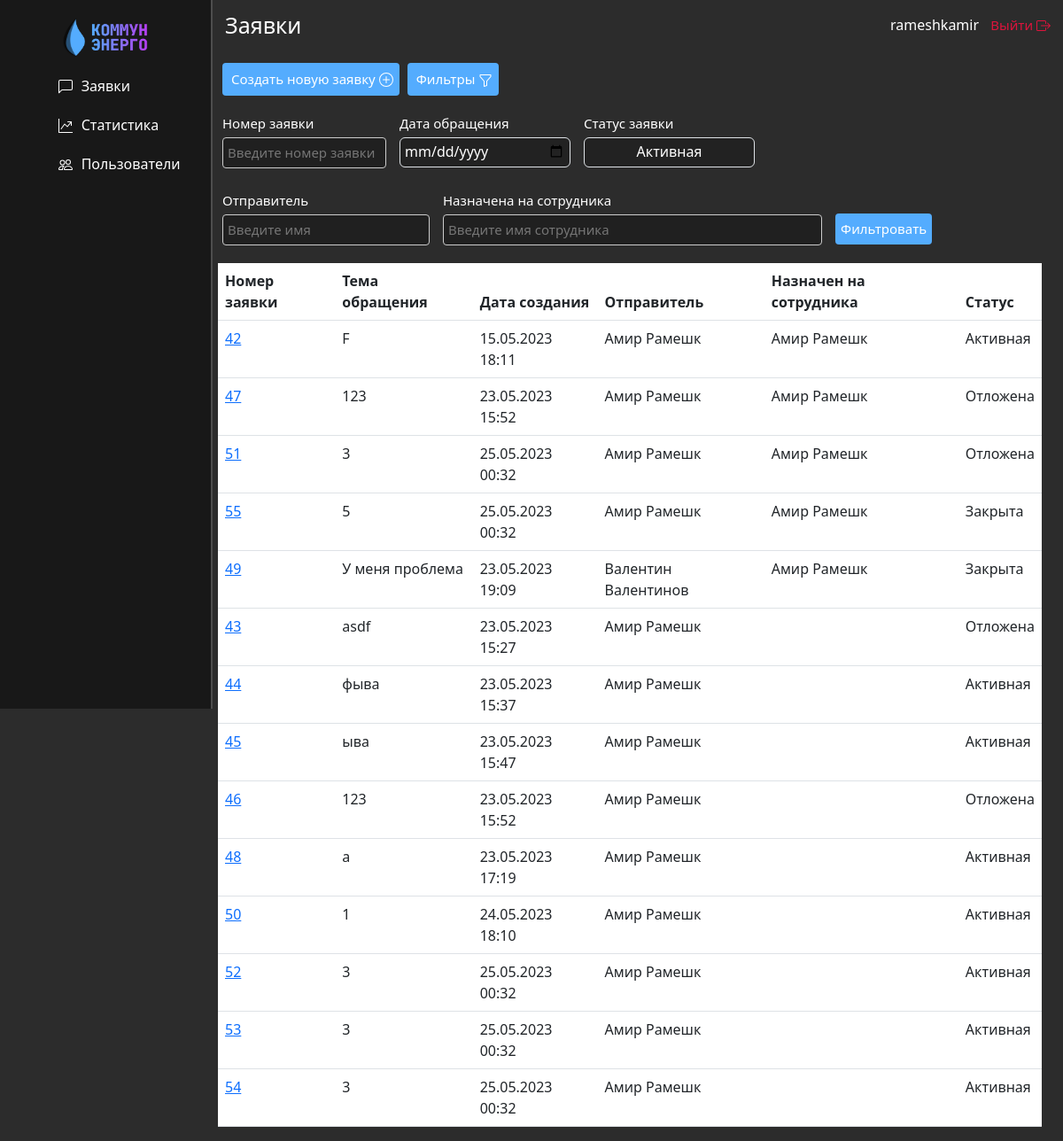
/messages/ (signed in), run on an earlier commit of the app's database.
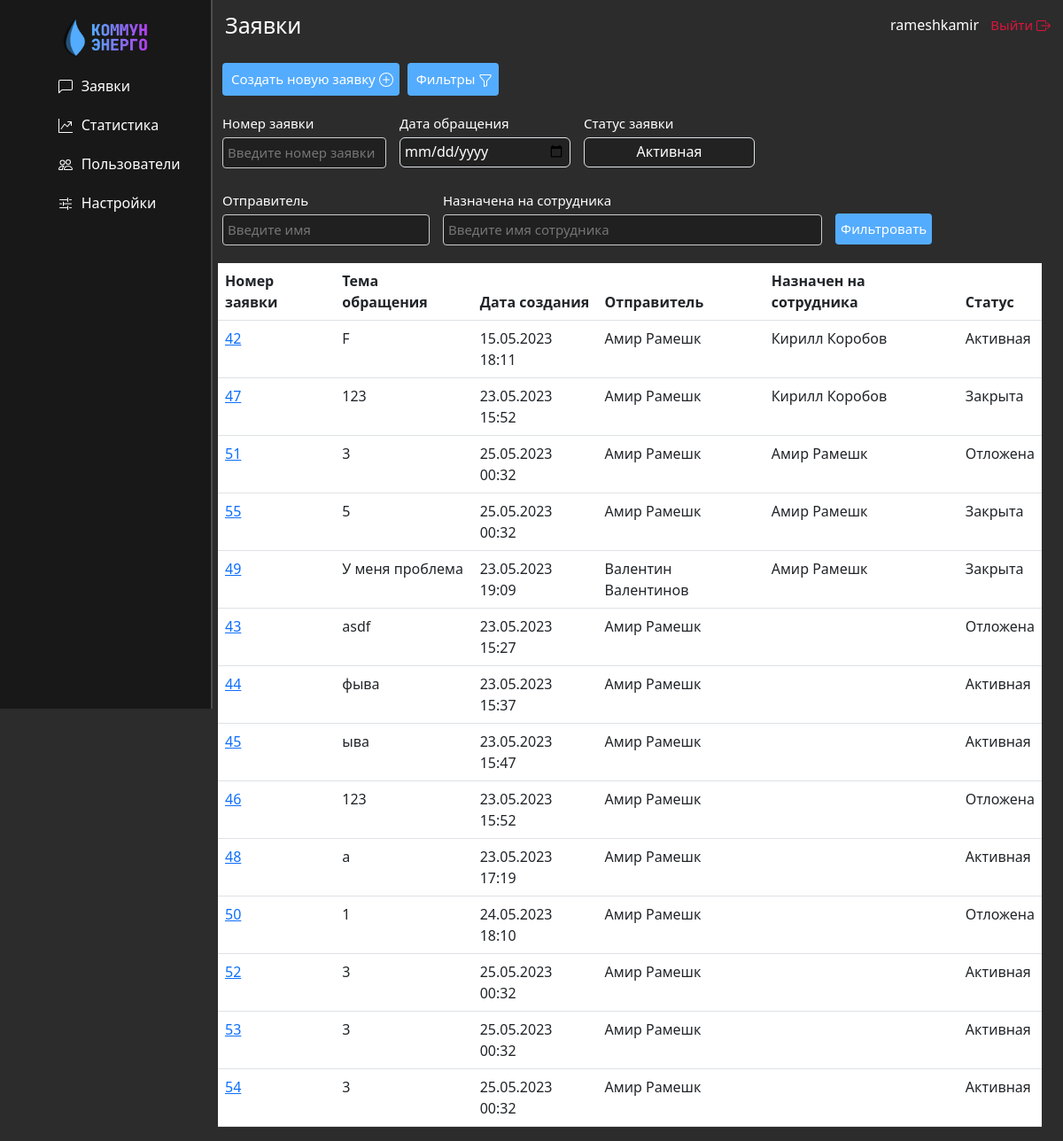
And on a later commit of the database.
### messages_home/models.py (models this page shows)
class Conversation(models.Model):
  STATUS_CHOICES = [
    ('active', 'Активная'),
    ('closed', 'Закрыта'),
    ('snoozed', 'Отложена'),
  ]
  user1 = models.ForeignKey(User, on_delete=models.CASCADE, related_name='conversations_started')
  user2 = models.ForeignKey(User, on_delete=models.CASCADE, related_name='conversations_involved', null=True)
  title = models.CharField(max_length=50)
  created_at = models.DateTimeField(auto_now_add=True)
  status = models.CharField(max_length=20, choices=STATUS_CHOICES, default='Активная')
  class Meta:
    verbose_name_plural = 'Диалоги'
    verbose_name = 'Диалог'
    ordering = ['-created_at']
  def __str__(self):
    return f"{self.user1} - {self.user2}"

### messages_home/views.py (the view, shortened to what this page needs)
# urls.py: path('', views.conversations_list, name='conversations_list'),
@login_required
def conversations_list(request):
    if request.method == 'POST':
        form = ConversationForm(request.POST)
        if form.is_valid():
            new_conversation = form.save(commit=False)
            new_conversation.user1 = request.user
            new_conversation.status = 'Активная'
            new_conversation.save()
            return JsonResponse({'url': reverse('conversation_detail', args=[new_conversation.id])})
        else:
            return JsonResponse({'error': form.errors})
    else:
        form = ConversationForm()
    user = request.user
    if user.is_authenticated and user.groups.filter(name='Обычные пользователи').exists():
        normal_users = User.objects.filter(
            groups__name='Обычные пользователи')
        conversations = Conversation.objects.filter(
            Q(user1__in=normal_users) | Q(user2__in=normal_users))
    else:
        conversations = Conversation.objects.all()
    number = request.GET.get('number')
    date = request.GET.get('date')
    status = request.GET.get('status')
    sender = request.GET.get('sender')
    recipient = request.GET.get('recipient')
    context = {}
    if status:
        conversations = conversations.filter(status=status)
        context['status'] = status
    conversations = conversations.annotate(
    latest_message_time=Subquery(
        Message.objects.filter(conversation=OuterRef('pk')).values('created_at').order_by('-created_at')[:1]
    )).order_by('-latest_message_time')
    context.update({
        'conversations': conversations
    })
    print(context)
    return render(request, 'messages_home/conversations_list.html', context=context)

### messages_home/templates/messages_home/conversations_list.html (shortened to what this page needs)
{% extends 'main/layout.html' %}
{% block pagename %}
<h1>Заявки</h1>
{% endblock%}
{% block main_content %}
<div class="row">
  <div class="col-md-12">
    <button class="blue-button" id="new-conv-btn">
      Создать новую заявку
    </button>
    <button id="filter-btn" class="blue-button">
      Фильтры
    </button>
    <div class="filter-form-conversations" id="q1s1">
      <form method="get" class="filter-form" action="">
        <div class="filters-boxes">
          <div class="filters-up-row">
            <div class="number-box filter-box">
              <label for="number">Номер заявки</label>
              <input value="{{ number }}" type="text" class="" id="number" name="number"
                placeholder="Введите номер заявки">
            </div>
            <div class="date-box filter-box">
              <label for="date">Дата обращения</label>
              <input value="{{ date }}" type="date" class="form-control forms-stat-date" id="date" name="date">
            </div>
            {% if user.groups.all.0.name != 'Обычные пользователи'%}
            <div class="status-box filter-box">
              <label for="status">Статус заявки</label>
              <select class="form-control forms-stat-date" id="status" name="status">
                <option class="status-option" value="Активная" {% if status == 'Активная' %}selected{% endif %}>Активная
                </option>
              </select>
            </div>
            {% endif %}
          </div>
          <div class="filters-bot-row">
            {% if user.groups.all.0.name != 'Обычные пользователи'%}
            <div class="sender-box filter-box">
              <label for="sender" class="">Отправитель</label>
              <div class="">
                <input value="{{ sender }}" type="text" name="sender" class="" id="sender" placeholder="Введите имя">
              </div>
            </div>
            <div class="recipient-box filter-box">
              <label for="recipient" class="">Назначена на сотрудника</label>
              <input value="{{ recipient }}" type="text" name="recipient" class="" id="recipient"
                placeholder="Введите имя сотрудника">
            </div>
            {% endif %}
            <div class="btn-box filter-box">
              <button type="submit" id='w131' class="submit-btn-filter">Фильтровать</button>
            </div>
          </div>
        </div>
      </form>
    </div>
    <table class="table">
      <thead>
        <tr>
          <th>Номер заявки</th>
          <th>Тема обращения</th>
          <th>Дата создания</th>
          {% if user.groups.all.0.name != 'Обычные пользователи'%}
          <th>Отправитель</th>
          <th>Назначен на сотрудника</th>
          <th>Статус</th>
          {% endif %}
        </tr>
      </thead>
      <tbody>
        {% for conversation in conversations %}
        <tr>
          <td><a href="{% url 'conversation_detail' conversation.id %}">{{ conversation.id }}</a></td>
          <td>{{ conversation.title }}</td>
          <td>{{ conversation.created_at|date:"SHORT_DATETIME_FORMAT" }}</td>
          {% if user.groups.all.0.name != 'Обычные пользователи'%}
          <td>{{ conversation.user1.first_name}} {{ conversation.user1.last_name }}</td>
          <td>{{ conversation.user2.first_name}} {{ conversation.user2.last_name }}</td>
          <td>{{ conversation.status}}</td>
          {% endif %}
        </tr>
        {% endfor %}
      </tbody>
    </table>
  </div>
</div>
{% endblock %}

### main/templates/main/layout.html (shortened to what this page needs)
{% load static %}
<!DOCTYPE html>
<html class="theme-dark">
<head>
  <link href="https://cdn.jsdelivr.net/npm/bootstrap@5.3.0-alpha3/dist/css/bootstrap.min.css" rel="stylesheet"
>
  <link rel="stylesheet" href="{% static 'main/css/main.css' %}">
</head>
<body>
<div class="aside-box">
  <aside>
    <img src="{% static '/main/img/logo.png' %}" alt="logo">
    <ul>
      <a href="{% url 'conversations_list' %}">
        <li>
          Заявки
        </li>
      </a>
      {% if user.groups.all.0.name != 'Обычные пользователи'%}
      <a href="{% url 'home' %}">
        <li>
          Статистика
        </li>
      </a>
      <a href="{% url 'users' %}">
        <li>
          Пользователи
        </li>
      </a>
      {% endif %}
      {% if user.groups.all.0.name == 'Администратор'%}
      <a href="{% url 'settings' %}">
        <li>
          Настройки
        </li>
      </a>
      {% endif %}
    </ul>
  </aside>
</div>
<main>
  <div class="topline">
    <div class="topline-content">
      <div class="page-name">
        {% block pagename %}
        {% endblock%}
      </div>
      <div class="login-panel">
        <label class="user-name">
          {{ user }}
        </label>
        <a class="logout-btn" onclick="logout()">
          Выйти
        </a>
      </div>
    </div>
  </div>
  {% block main_content %}
  {% endblock %}
</main>
</body>
</html>

What changed in the data, as far as the page shows it:
changed Conversation id 42: user2.first_name "Амир" → "Кирилл"; user2.last_name "Рамешк" → "Коробов"
changed Conversation id 47: user2.first_name "Амир" → "Кирилл"; user2.last_name "Рамешк" → "Коробов"; status "Отложена" → "Закрыта"
changed Conversation id 50: status "Активная" → "Отложена"
Also different on the page:
text now shown: "Настройки"
